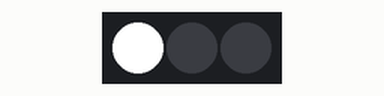
Recording of a sketch running on a simulated Arduino Uno, built with avr-gcc and run on an emulated ATmega328P. Parts: 3 RGB LEDs in strip order, left to right.

Above: at 2.2 s.
At 2.7 s:
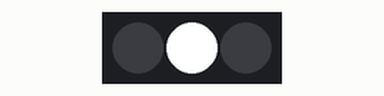
At 4.7 s:
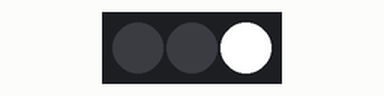
Timing chart, 0 to 5.5 s (numbered marks = the images above):
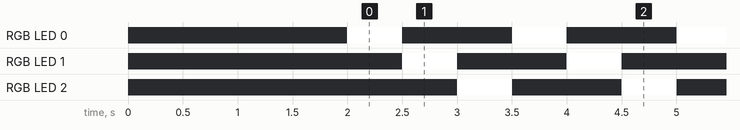

The sketch:

FirstLight.ino
```cpp
#define FORCE_SOFTWARE_SPI
#define FORCE_SOFTWARE_PINS
#include "FastSPI_LED2.h"

///////////////////////////////////////////////////////////////////////////////////////////
//
// Move a white dot along the strip of leds.  This program simply shows how to configure the leds,
// and then how to turn a single pixel white and then off, moving down the line of pixels.
//

// How many leds are in the strip?
#define NUM_LEDS 3

// Data pin that led data will be written out over
#define DATA_PIN 6

// Clock pin only needed for SPI based chipsets when not using hardware SPI
//#define CLOCK_PIN 8

// This is an array of leds.  One item for each led in your strip.
CRGB leds[NUM_LEDS];

// This function sets up the LEDs and tells the controller about them
void setup() {
	// sanity check delay - allows reprogramming if accidently blowing power w/leds
   	delay(2000);

      // Uncomment one of the following lines for your leds arrangement.
      // FastLED.addLeds<TM1803, DATA_PIN, RGB>(leds, NUM_LEDS);
      // FastLED.addLeds<TM1804, DATA_PIN, RGB>(leds, NUM_LEDS);
      FastLED.addLeds<TM1809, DATA_PIN, RGB>(leds, NUM_LEDS);
      // FastSPI_LED2.addLeds<WS2811, DATA_PIN, GRB>(leds+18, NUM_LEDS/3);
      // FastLED.addLeds<WS2811, 8, RGB>(leds + 225, NUM_LEDS/4);
      // FastLED.addLeds<WS2812, DATA_PIN, RGB>(leds, NUM_LEDS);
      // FastLED.addLeds<WS2812B, DATA_PIN, RGB>(leds, NUM_LEDS);
      // FastLED.addLeds<NEOPIXEL, DATA_PIN, RGB>(leds, NUM_LEDS);
      // FastLED.addLeds<WS2811_400, DATA_PIN, RGB>(leds, NUM_LEDS);
      // FastLED.addLeds<UCS1903, DATA_PIN, RGB>(leds, NUM_LEDS);

      // FastLED.addLeds<WS2801, RGB>(leds, NUM_LEDS);
      // FastLED.addLeds<SM16716, RGB>(leds, NUM_LEDS);

      // FastLED.addLeds<LPD8806, RGB>(leds, NUM_LEDS);

      // FastLED.addLeds<WS2801, DATA_PIN, CLOCK_PIN, RGB>(leds, NUM_LEDS);
      // FastLED.addLeds<SM16716, DATA_PIN, CLOCK_PIN, RGB>(leds, NUM_LEDS);
      // FastLED.addLeds<LPD8806, DATA_PIN, CLOCK_PIN, RGB>(leds, NUM_LEDS);
}

// This function runs over and over, and is where you do the magic to light
// your leds.
void loop() {
   // Move a single white led
   for(int whiteLed = 0; whiteLed < NUM_LEDS; whiteLed = whiteLed + 1) {
      // Turn our current led on to white, then show the leds
      leds[whiteLed] = CRGB::White;

      // Show the leds (only one of which is set to white, from above)
      FastLED.show();

      // Wait a little bit
      delay(500);

      // Turn our current led back to black for the next loop around
      leds[whiteLed] = CRGB::Black;
   }
}
```

Measured:
- by itself, RGB LED 0–2: alternates RGB(255, 255, 255) for 0.50 s and off for 1.0 s
- by itself, everything shown: repeats every 1.5 s, in 3 steps
